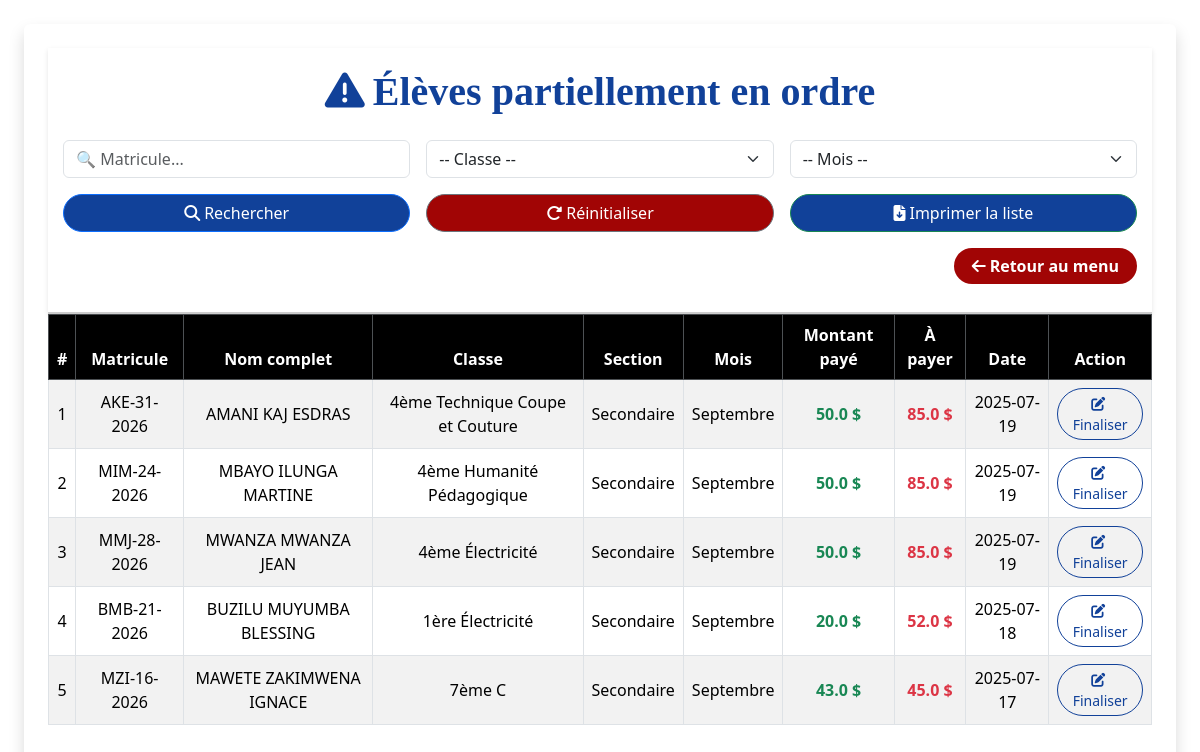
Page /eleves_non_en_ordre (signed in) on the committed database.
### tables this page shows
CREATE TABLE eleves (id INTEGER PRIMARY KEY AUTOINCREMENT, matricule TEXT, nom TEXT NOT NULL, postnom TEXT NOT NULL, prenom TEXT NOT NULL, genre TEXT NOT NULL, section TEXT NOT NULL, classe TEXT NOT NULL, annee_scolaire TEXT NOT NULL, date_inscription TEXT NOT NULL, lieu_naissance TEXT, date_naissance TEXT, ecole_provenance TEXT, classe_precedente TEXT, responsable TEXT NOT NULL, telephone_responsable TEXT NOT NULL, fonction_responsable TEXT, statut_eleve TEXT, frais_inscription TEXT NOT NULL, ram_papier TEXT, frais_bulletin TEXT, deux_savons TEXT, deux_ph TEXT, fournitures TEXT, adresse TEXT);

### app.py (the view)
@app.route('/eleves_non_en_ordre', methods=['GET', 'POST'])
@login_required
def eleves_non_en_ordre():
    conn = sqlite3.connect('ecole.db')
    conn.row_factory=sqlite3.Row
    cursor = conn.cursor()
    classes = [row['classe'] for row in conn.execute("SELECT DISTINCT classe FROM eleves").fetchall()]
    mois_disponibles = [row['mois'] for row in conn.execute("SELECT DISTINCT mois FROM paiements").fetchall()]
    filtre_matricule = request.form.get('filtre_matricule', '').strip()
    filtre_classe = request.form.get('filtre_classe', '')
    filtre_mois = request.form.get('filtre_mois', '')
    query = """
        SELECT
            e.nom, e.postnom, e.prenom, e.matricule, e.classe, e.section,
            p.mois,
            SUM(p.montant_paye) AS total_montant_paye,
            p.montant_a_payer,
            MAX(p.date_paiement) AS date_paiement
        FROM paiements p
        JOIN eleves e ON e.matricule = p.matricule
        WHERE 1=1
    """
    params = []
    if filtre_matricule:
        query += " AND p.matricule LIKE ?"
        params.append(f"%{filtre_matricule}%")
    if filtre_classe:
        query += " AND e.classe = ?"
        params.append(filtre_classe)
    if filtre_mois:
        query += " AND p.mois = ?"
        params.append(filtre_mois)
    query += """
        GROUP BY p.matricule, p.mois
        HAVING total_montant_paye < montant_a_payer
        ORDER BY date_paiement DESC
    """
    resultats = conn.execute(query, params).fetchall()
    conn.close()
    resultats_formates = []
    for row in resultats:
        resultats_formates.append({
            'nom': row['nom'],
            'postnom': row['postnom'],
            'prenom': row['prenom'],
            'matricule': row['matricule'],
            'classe': row['classe'],
            'section': row['section'],
            'mois': row['mois'],
            'montant_paye': row['total_montant_paye'],
            'montant_a_payer': row['montant_a_payer'],
            'date_paiement': row['date_paiement']
        })
    return render_template(
        'eleves_non_en_ordre.html',
        resultats=resultats_formates,
        classes=classes,
        mois_disponibles=mois_disponibles,
        filtre_matricule=filtre_matricule,
        filtre_classe=filtre_classe,
        filtre_mois=filtre_mois
    )

### app.py (called while the page is built)
def login_required(f):
    @wraps(f)
    def decorated_function(*args, **kwargs):
        if not session.get('connecte'):
            flash("Vous devez être connecté pour accéder à cette page.", "warning")
            return redirect(url_for('connexion'))
        return f(*args, **kwargs)
    return decorated_function

### templates/eleves_non_en_ordre.html (shortened to what this page needs)
<!DOCTYPE html>
<html lang="fr">
<head>
  <link href="https://cdn.jsdelivr.net/npm/bootstrap@5.3.2/dist/css/bootstrap.min.css" rel="stylesheet">
  <link href="https://cdnjs.cloudflare.com/ajax/libs/font-awesome/6.4.2/css/all.min.css" rel="stylesheet">
</head>
<body class="bg-light p-4" style="background-color: #fff !important;">
<div class="container bg-white p-4 rounded shadow" style="max-width:1500px;">
  <div class="sticky-form">
    <h2 class="text-center mb-4" style="font-weight: bold; font-size: 40px; color: #114199; font-family: serif;">
      <i class="fa-solid fa-triangle-exclamation me-2"></i>Élèves partiellement en ordre
    </h2>
    <form method="POST" class="row g-3 mb-2">
      <div class="col-md-4">
        <input type="text" name="filtre_matricule" class="form-control" placeholder="🔍 Matricule..." value="{{ filtre_matricule }}">
      </div>
      <div class="col-md-4">
        <select name="filtre_classe" class="form-select">
          <option value="">-- Classe --</option>
        </select>
      </div>
      <div class="col-md-4">
        <select name="filtre_mois" class="form-select">
          <option value="">-- Mois --</option>
        </select>
      </div>
      <div class="col-md-4">
        <button type="submit" class="btn btn-primary w-100 rounded-pill" style="background-color:#114199;">
          <i class="fa-solid fa-magnifying-glass me-1"></i>Rechercher
        </button>
      </div>
      <div class="col-md-4">
        <a href="{{ url_for('eleves_non_en_ordre') }}" class="btn btn-secondary w-100 rounded-pill" style="background-color:#a10505;">
          <i class="fa-solid fa-rotate-right me-1"></i>Réinitialiser
        </a>
      </div>
      <div class="col-md-4">
        <a href="{{ url_for('imprimer_pdf') }}?url={{
            url_for('telecharger_non_en_ordre',
                filtre_matricule=filtre_matricule,
                filtre_classe=filtre_classe,
                filtre_mois=filtre_mois
            ) | urlencode
        }}"
        class="btn btn-success w-100 rounded-pill" target="_blank" style="background-color:#114199;">
            <i class="fa-solid fa-file-arrow-down me-1"></i>Imprimer la liste
        </a>
      </div>
      <div class="col-md-12 text-end">
        <a href="{{ url_for('gestion_minerval') }}" class="btn btn-dark rounded-pill">
          <i class="fa-solid fa-arrow-left me-1"></i>Retour au menu
        </a>
      </div>
    </form>
  </div>
  <div class="table-responsive" style="max-height: 500px; overflow-y: auto;">
    <table class="table table-bordered table-striped align-middle">
      <thead class="table-dark text-center">
        <tr>
          <th>#</th>
          <th>Matricule</th>
          <th>Nom complet</th>
          <th>Classe</th>
          <th>Section</th>
          <th>Mois</th>
          <th>Montant payé</th>
          <th>À payer</th>
          <th>Date</th>
          <th>Action</th>
        </tr>
      </thead>
      <tbody>
        {% for e in resultats %}
        <tr class="text-center">
          <td>{{ loop.index }}</td>
          <td>{{ e.matricule }}</td>
          <td>{{ e.nom }} {{ e.postnom }} {{ e.prenom }}</td>
          <td>{{ e.classe }}</td>
          <td>{{ e.section }}</td>
          <td>{{ e.mois }}</td>
          <td class="text-success fw-bold">{{ e.montant_paye }} $</td>
          <td class="text-danger fw-bold">{{ e.montant_a_payer }} $</td>
          <td>{{ e.date_paiement }}</td>
          <td>
            <a href="{{ url_for('finaliser_paiement', matricule=e.matricule, mois=e.mois) }}" class="btn btn-sm btn-outline-primary rounded-pill" style="border-color: #114199; color: #114199;">
              <i class="fa-solid fa-pen-to-square me-1"></i> Finaliser
            </a>
          </td>
        </tr>
        {% else %}
        <tr>
          <td colspan="10" class="text-center text-muted">Aucun élève partiellement en ordre trouvé.</td>
        </tr>
        {% endfor %}
      </tbody>
    </table>
  </div>
</div>
</body>
</html>

### templates/eleves_non_en_ordre.html (style rules this page uses)
body { background-color: #fff !important; padding-top: 20px; color: white; }
.table thead th { position: sticky; top: 0; background-color: black; color: white; z-index: 10; }
.sticky-form { position: sticky; top: 0; background-color: white; z-index: 1000; padding: 20px 15px; border-bottom: 2px solid #ccc; box-shadow: 0 2px 5px rgba(0,0,0,0.1); }
.btn-dark { background-color: #a10505; color: white; font-weight: bold; border-radius: 5px; padding: 6px 18px; border: none; text-decoration: none; }

### rows in the picture
eleves: matricule "AKE-31-2026", nom "AMANI", postnom "KAJ", prenom "ESDRAS", classe "4ème Technique Coupe et Couture", section "Secondaire", mois "Septembre", montant_paye "50.0", montant_a_payer "85.0", date_paiement "2025-07-19"
eleves: matricule "MIM-24-2026", nom "MBAYO", postnom "ILUNGA", prenom "MARTINE", classe "4ème Humanité Pédagogique", section "Secondaire", mois "Septembre", montant_paye "50.0", montant_a_payer "85.0", date_paiement "2025-07-19"
eleves: matricule "MMJ-28-2026", nom "MWANZA", postnom "MWANZA", prenom "JEAN", classe "4ème Électricité", section "Secondaire", mois "Septembre", montant_paye "50.0", montant_a_payer "85.0", date_paiement "2025-07-19"
eleves: matricule "BMB-21-2026", nom "BUZILU", postnom "MUYUMBA", prenom "BLESSING", classe "1ère Électricité", section "Secondaire", mois "Septembre", montant_paye "20.0", montant_a_payer "52.0", date_paiement "2025-07-18"
eleves: matricule "MZI-16-2026", nom "MAWETE", postnom "ZAKIMWENA", prenom "IGNACE", classe "7ème C", section "Secondaire", mois "Septembre", montant_paye "43.0", montant_a_payer "45.0", date_paiement "2025-07-17"
